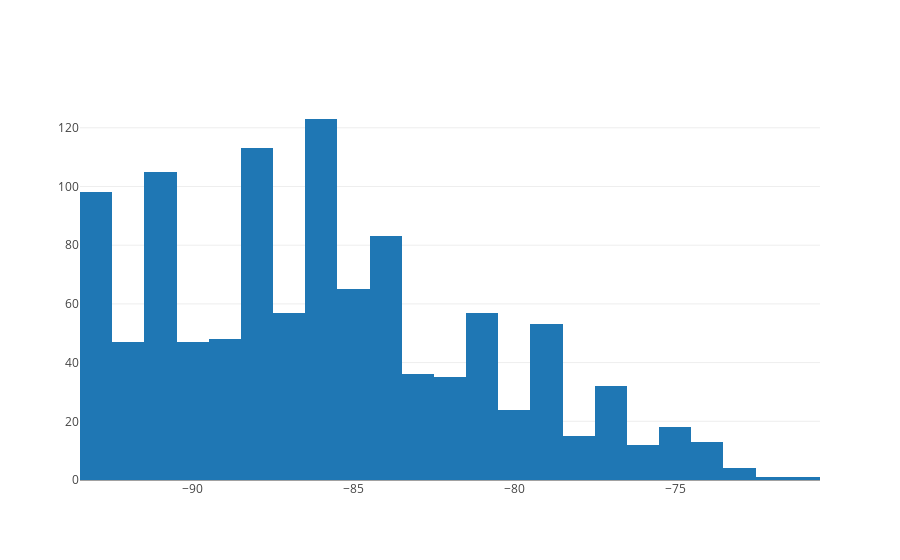

The code cell stored with this chart in its notebook:
### Code cell
rssi = np.fromiter((row[1] for row in data), dtype=np.int16)
rssi[:10]
trace = go.Histogram(x=rssi)
py.offline.iplot([trace])

### Figure 1 — Plotly figure (JSON) as saved in the notebook; plotly's stock layout.template omitted (floating-point values rounded to 4 significant figures; data arrays with more than 128 entries replaced by an {"elided": "..."} marker saying what was removed)
{"data": [{"type": "histogram", "x": {"elided": "1087 int values"}}], "layout": {}}
